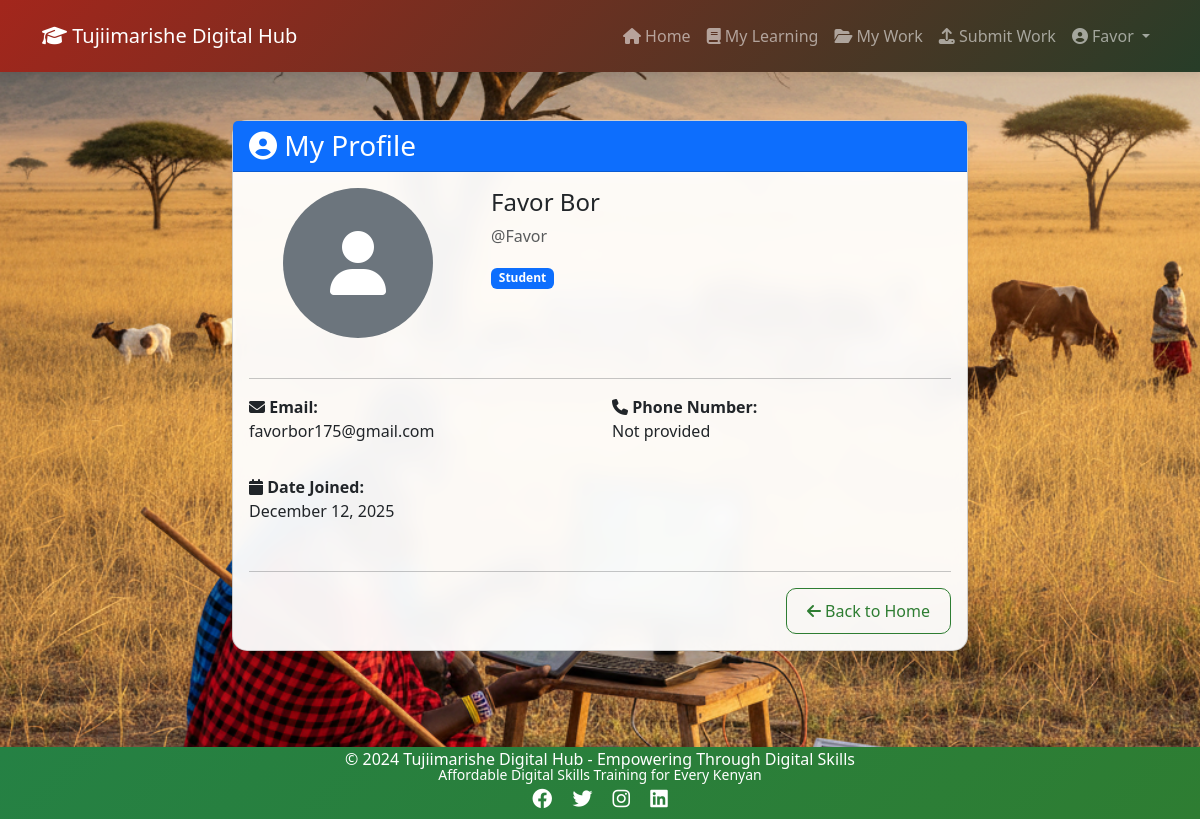
/users/profile/ (signed in), run on the app's committed database.
### users/models.py (models this page shows, shortened)
class User(AbstractUser):
    USER_TYPE_CHOICES = (
        ('student', 'Student'),
        ('mentor', 'Mentor'),
        ('admin', 'Administrator'),
    )
    user_type = models.CharField(
        max_length=20,
        choices=USER_TYPE_CHOICES,
        default='student',
        help_text='Type of user account'
    )
    phone_number = models.CharField(
        max_length=15,
        blank=True,
        null=True,
        help_text='Contact phone number'
    )
    profile_picture = models.ImageField(
        upload_to='profile_pics/',
        blank=True,
        null=True,
        help_text='User profile picture'
    )
    groups = models.ManyToManyField(
        'auth.Group',
        related_name='app_users',
        blank=True,
        help_text='The groups this user belongs to.',
        verbose_name='groups'
    )
    user_permissions = models.ManyToManyField(
        'auth.Permission',
        related_name='app_user_permissions',
        blank=True,
        help_text='Specific permissions for this user.',
        verbose_name='user permissions'
    )
    bio = models.TextField(
        blank=True,
        null=True,
        help_text='Short biography'
    )
    date_of_birth = models.DateField(
        blank=True,
        null=True,
        help_text='Date of birth'
    )
    location = models.CharField(
        max_length=100,
        blank=True,
        null=True,
        help_text='User location/address'
    )
    created_at = models.DateTimeField(auto_now_add=True)
    updated_at = models.DateTimeField(auto_now=True)
    class Meta:
        ordering = ['-created_at']
        verbose_name = 'User'
        verbose_name_plural = 'Users'

### users/views.py (the view)
# urls.py: path('profile/', views.profile, name='profile'),
@login_required
def profile(request):
    user = request.user
    context = {
        'user': user
    }
    return render(request, 'users/profile.html', context)

### templates/users/profile.html (shortened to what this page needs)
{% extends 'base.html' %}
{% block content %}
<div class="row">
    <div class="col-md-8 mx-auto">
        <div class="card shadow-sm">
            <div class="card-header bg-primary text-white">
                <h3 class="mb-0"><i class="fas fa-user-circle"></i> My Profile</h3>
            </div>
            <div class="card-body">
                <div class="row mb-4">
                    <div class="col-md-4 text-center">
                        {% if user.profile_picture %}
                            <img src="{{ user.profile_picture.url }}" alt="Profile Picture" class="img-fluid rounded-circle mb-3" style="width: 150px; height: 150px; object-fit: cover;">
                        {% else %}
                            <div class="bg-secondary rounded-circle d-inline-flex align-items-center justify-content-center mb-3" style="width: 150px; height: 150px;">
                                <i class="fas fa-user fa-4x text-white"></i>
                            </div>
                        {% endif %}
                    </div>
                    <div class="col-md-8">
                        <h4>{{ user.get_full_name|default:user.username }}</h4>
                        <p class="text-muted">@{{ user.username }}</p>
                        <p>
                            <span class="badge bg-{% if user.user_type == 'admin' %}danger{% elif user.user_type == 'mentor' %}info{% else %}primary{% endif %}">
                                {{ user.get_user_type_display }}
                            </span>
                        </p>
                    </div>
                </div>
                <hr>
                <div class="row">
                    <div class="col-md-6 mb-3">
                        <strong><i class="fas fa-envelope"></i> Email:</strong>
                        <p>{{ user.email|default:"Not provided" }}</p>
                    </div>
                    <div class="col-md-6 mb-3">
                        <strong><i class="fas fa-phone"></i> Phone Number:</strong>
                        <p>{{ user.phone_number|default:"Not provided" }}</p>
                    </div>
                    <div class="col-md-6 mb-3">
                        <strong><i class="fas fa-calendar"></i> Date Joined:</strong>
                        <p>{{ user.date_joined|date:"F d, Y" }}</p>
                    </div>
                </div>
                <hr>
                <div class="d-grid gap-2 d-md-flex justify-content-md-end">
                    <a href="{% url 'materials:my_materials' %}" class="btn btn-outline-primary">
                        <i class="fas fa-arrow-left"></i> Back to Home
                    </a>
                </div>
            </div>
        </div>
    </div>
</div>
{% endblock %}

### templates/base.html (shortened to what this page needs)
<!DOCTYPE html>
<html lang="en">
<head>
    <link href="https://cdn.jsdelivr.net/npm/bootstrap@5.3.0/dist/css/bootstrap.min.css" rel="stylesheet">
    <link rel="stylesheet" href="https://cdnjs.cloudflare.com/ajax/libs/font-awesome/6.4.0/css/all.min.css">
    {% load static %}
    <link rel="stylesheet" href="{% static 'css/style.css' %}">
</head>
<body>
    <nav class="navbar navbar-expand-lg navbar-dark bg-primary">
        <div class="container">
            <a class="navbar-brand" href="{% url 'home' %}">
                <i class="fas fa-graduation-cap"></i> Tujiimarishe Digital Hub
            </a>
            <div class="collapse navbar-collapse" id="navbarNav">
                <ul class="navbar-nav ms-auto">
                    {% if user.is_authenticated %}
                        <li class="nav-item">
                            <a class="nav-link" href="{% url 'home' %}">
                                <i class="fas fa-home"></i> Home
                            </a>
                        </li>
                        <li class="nav-item">
                            <a class="nav-link" href="{% url 'materials:my_materials' %}">
                                <i class="fas fa-book"></i> My Learning
                            </a>
                        </li>
                        <li class="nav-item">
                            <a class="nav-link" href="{% url 'materials:my_submissions' %}">
                                <i class="fas fa-folder-open"></i> My Work
                            </a>
                        </li>
                        <li class="nav-item">
                            <a class="nav-link" href="{% url 'materials:submit_work' %}">
                                <i class="fas fa-upload"></i> Submit Work
                            </a>
                        </li>
                        <li class="nav-item dropdown">
                            <a class="nav-link dropdown-toggle" href="#" id="userDropdown" role="button" data-bs-toggle="dropdown" aria-expanded="false">
                                <i class="fas fa-user-circle"></i> {{ user.username }}
                            </a>
                        </li>
                    {% endif %}
                </ul>
            </div>
        </div>
    </nav>
    <main class="container my-5">
        {% block content %}
        {% endblock %}
    </main>
    <footer class="bg-dark text-white text-center py-4 mt-5">
        <div class="container">
            <p class="mb-2">&copy; 2024 Tujiimarishe Digital Hub - Empowering Through Digital Skills</p>
            <p class="small mb-0">Affordable Digital Skills Training for Every Kenyan</p>
            <div class="mt-3">
                <a href="#" class="text-white me-3"><i class="fab fa-facebook fa-lg"></i></a>
                <a href="#" class="text-white me-3"><i class="fab fa-twitter fa-lg"></i></a>
                <a href="#" class="text-white me-3"><i class="fab fa-instagram fa-lg"></i></a>
                <a href="#" class="text-white"><i class="fab fa-linkedin fa-lg"></i></a>
            </div>
        </div>
    </footer>
</body>
</html>

### static/css/style.css (style rules this page uses)
body { font-family: 'Segoe UI', Tahoma, Geneva, Verdana, sans-serif; min-height: 100vh; display: flex; flex-direction: column; background-image: url('/static/images/background.png'); background-size: cover; background-position: center; background-attachment: fixed; background-repeat: no-repeat; }
main { flex: 1; position: relative; z-index: 1; }
.navbar-dark.bg-primary { background: linear-gradient(135deg, #A3261C 0%, #273d28 100%) !important; box-shadow: 0 2px 10px rgba(0, 0, 0, 0.1); padding: 1rem 0; position: relative; z-index: 1030; }
.navbar-nav .nav-link { cursor: pointer; pointer-events: auto; }
footer.bg-dark { margin-top: auto; background: linear-gradient(135deg, #132414 0%, #274629 100%) !important; box-shadow: 0 -2px 10px rgba(0, 0, 0, 0.1); padding: 0.5rem 0 !important; }
footer p { margin-bottom: 0.25rem !important; line-height: 0.5rem; }
footer .mt-3 { margin-top: 0.5rem !important; }
footer a i { font-size: 1rem; }
.card { border-radius: 15px; background-color: rgba(255, 255, 255, 0.95); backdrop-filter: blur(10px); }
.btn { border-radius: 10px; padding: 10px 20px; font-weight: 500; transition: all 0.3s ease; }
.btn-outline-primary { border-color: #2e7d32; color: #2e7d32; }
footer.bg-dark { margin-top: auto; background: linear-gradient(135deg, #258144 0%, #2e7d32 100%) !important; box-shadow: 0 -2px 10px rgba(0, 0, 0, 0.1); }
.card { animation: fadeIn 0.5s ease-in; }

### data on the page
User: username "Favor", get_full_name "Favor Bor", user_type "Student", email "favorbor175@gmail.com", phone_number "Not provided", date_joined "December 12, 2025"
